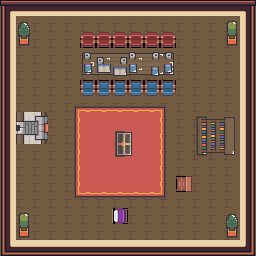

Below is a game level as drawn by its tile map, then a one-line description and the .tmx file that defines it, in full:
An orthogonal 16x16 tile map with 16x16 px tiles, 6 tile layers (Floor, Border, Carpet, Main, ...), 8 tilesets.

<map version="1.9" tiledversion="1.9.2" orientation="orthogonal" renderorder="right-down" width="16" height="16" tilewidth="16" tileheight="16" infinite="0" nextlayerid="9" nextobjectid="17">
 <editorsettings>
  <chunksize width="32" height="32" />
 </editorsettings>
 <tileset firstgid="1" source="../tsx/interior1.tsx" />
 <tileset firstgid="145" source="../tsx/tableObjects_.tsx" />
 <tileset firstgid="285" source="../tsx/Furniture.tsx" />
 <tileset firstgid="317" source="../tsx/interiorObjects_.tsx" />
 <tileset firstgid="545" source="../tsx/GUI.tsx" />
 <tileset firstgid="773" source="../tsx/interior1.tsx" />
 <tileset firstgid="917" source="../tsx/interiorObjects_.tsx" />
 <tileset firstgid="1145" source="../tsx/tableObjects_.tsx" />
 <layer id="1" name="Floor" width="16" height="16">
  <data encoding="csv">
875,875,875,875,875,875,875,875,875,875,875,875,875,875,875,875,
875,875,875,875,875,875,875,875,875,875,875,875,875,875,875,875,
875,875,875,875,875,875,875,875,875,875,875,875,875,875,875,875,
875,875,875,875,875,875,875,875,875,875,875,875,875,875,875,875,
875,875,875,875,875,875,875,875,875,875,875,875,875,875,875,875,
875,875,875,875,875,875,875,875,875,875,875,875,875,875,875,875,
875,875,875,875,875,875,875,875,875,875,875,875,875,875,875,875,
875,875,875,875,875,102,102,102,875,875,875,875,875,875,875,875,
875,875,875,875,875,875,875,875,875,875,875,875,875,875,875,875,
875,875,875,875,875,875,875,875,875,875,875,875,875,875,875,875,
875,875,875,875,875,875,875,875,875,875,875,875,875,875,875,875,
875,875,875,875,875,875,875,875,875,875,875,875,875,875,875,875,
875,875,875,875,875,875,875,875,875,875,875,875,875,875,875,875,
875,875,875,875,875,875,875,875,875,875,875,875,875,875,875,875,
875,875,875,875,875,875,875,875,875,875,875,875,875,875,875,875,
875,875,875,875,875,875,875,875,875,875,875,875,875,875,875,875
</data>
 </layer>
 <layer id="6" name="Border" width="16" height="16">
  <data encoding="csv">
744,745,745,745,745,747,745,745,745,745,745,745,745,745,745,748,
756,0,0,0,0,0,0,0,0,0,0,0,0,0,0,760,
756,0,0,0,0,0,0,0,0,0,0,0,0,0,0,760,
756,0,0,0,0,0,0,0,0,0,0,0,0,0,0,760,
756,0,0,0,0,0,0,0,0,0,0,0,0,0,0,760,
756,0,0,0,0,0,0,0,0,0,0,0,0,0,0,760,
756,0,0,0,0,0,0,0,0,0,0,0,0,0,0,760,
756,0,0,0,0,0,0,0,0,0,0,0,0,0,0,760,
756,0,0,0,0,0,0,0,0,0,0,0,0,0,0,760,
756,0,0,0,0,0,0,0,0,0,0,0,0,0,0,760,
756,0,0,0,0,0,0,0,0,0,0,0,0,0,0,760,
756,0,0,0,0,0,0,0,0,0,0,0,0,0,0,760,
756,0,0,0,0,0,0,0,0,0,0,0,0,0,0,760,
756,0,0,0,0,0,0,0,0,0,0,0,0,0,0,760,
756,0,0,0,0,0,0,0,0,0,0,0,0,0,0,760,
768,771,771,771,771,771,771,771,771,771,771,771,771,771,771,772
</data>
 </layer>
 <layer id="5" name="Carpet" width="16" height="16">
  <data encoding="csv">
0,0,0,0,0,0,0,0,0,0,0,0,0,0,0,0,
0,0,0,0,0,0,0,0,0,0,0,0,0,0,0,0,
0,0,0,0,0,0,0,0,0,0,0,0,0,0,0,0,
0,0,0,0,0,0,0,0,0,0,0,0,0,0,0,0,
0,0,0,0,0,0,0,0,0,0,0,0,0,0,0,0,
0,0,0,0,0,0,0,0,0,0,0,0,0,0,0,0,
0,0,0,0,956,957,957,957,957,957,958,0,0,0,0,0,
0,0,0,0,975,976,976,976,976,976,977,0,0,0,0,0,
0,0,0,0,975,976,976,976,976,976,977,0,0,0,0,0,
0,0,0,0,975,976,976,976,976,976,977,0,0,0,0,0,
0,0,0,0,975,976,976,976,976,976,977,0,0,0,0,0,
0,0,0,0,975,976,976,976,976,976,977,0,0,0,0,0,
0,0,0,0,994,995,995,995,995,995,996,0,0,0,0,0,
0,0,0,0,0,0,0,0,0,0,0,0,0,0,0,0,
0,0,0,0,0,0,0,0,0,0,0,0,0,0,0,0,
0,0,0,0,0,0,0,0,0,0,0,0,0,0,0,0
</data>
 </layer>
 <layer id="4" name="Main" width="16" height="16">
  <data encoding="csv">
0,0,0,0,0,0,0,0,0,0,0,0,0,0,0,0,
0,0,0,0,0,0,0,0,0,0,0,0,0,0,0,0,
0,0,0,0,0,0,0,0,0,0,0,0,0,0,0,0,
0,0,0,0,0,0,0,0,0,0,0,0,0,0,0,0,
0,0,0,0,0,0,0,0,0,0,0,0,0,0,0,0,
0,0,0,0,0,0,0,0,0,0,0,0,0,0,0,0,
0,0,0,0,0,0,0,0,0,0,0,0,0,0,0,0,
0,0,0,0,0,0,0,0,0,0,0,0,0,0,0,0,
0,0,0,0,0,0,0,0,0,0,0,0,0,0,0,0,
0,0,0,0,0,0,0,0,0,0,0,0,0,0,0,0,
0,0,0,0,0,0,0,0,0,0,0,0,0,0,0,0,
0,0,0,0,0,0,0,0,0,0,0,0,0,0,0,0,
0,0,0,0,0,0,0,0,0,0,0,0,0,0,0,0,
0,0,0,0,0,0,0,0,0,0,0,0,0,0,0,0,
0,0,0,0,0,0,0,0,0,0,0,0,0,0,0,0,
0,0,0,0,0,0,0,0,0,0,0,0,0,0,0,0
</data>
 </layer>
 <layer id="2" name="Decor" width="16" height="16">
  <data encoding="csv">
0,0,0,0,0,0,0,0,0,0,0,0,0,0,0,0,
0,1060,0,0,0,0,0,0,0,0,0,0,0,0,1056,0,
0,1079,0,0,0,303,303,303,303,303,303,0,0,0,1075,0,
0,0,0,0,0,1166,1167,1168,1169,1170,1171,0,0,0,0,0,
0,0,0,0,0,1073743082,1073743083,1073743084,1073743085,1073743086,1073743087,0,0,0,0,0,
0,0,0,0,0,1073742126,1073742126,1073742126,1073742126,1073742126,1073742126,0,0,0,0,0,
0,0,0,0,0,0,0,0,0,0,0,0,0,0,0,0,
0,1610613537,1610613553,0,0,0,0,0,0,0,0,0,2684355625,2684355606,2684355587,0,
0,1610613536,1610613552,0,0,0,0,0,0,0,0,0,2684355626,2684355607,2684355588,0,
0,0,0,0,0,0,0,0,0,0,0,0,2684355627,2684355608,2684355589,0,
0,0,0,0,0,0,0,0,0,0,0,0,0,0,0,0,
0,0,0,0,0,0,0,0,0,0,0,2684354854,0,0,0,0,
0,0,0,0,0,0,0,0,0,0,0,0,0,0,0,0,
0,1056,0,0,0,0,0,1610613023,0,0,0,0,0,0,1060,0,
0,1075,0,0,0,0,0,0,0,0,0,0,0,0,1079,0,
0,0,0,0,0,0,0,0,0,0,0,0,0,0,0,0
</data>
 </layer>
 <layer id="8" name="Treasure chest" width="16" height="16">
  <data encoding="csv">
0,0,0,0,0,0,0,0,0,0,0,0,0,0,0,0,
0,0,0,0,0,0,0,0,0,0,0,0,0,0,0,0,
0,0,0,0,0,0,0,0,0,0,0,0,0,0,0,0,
0,0,0,0,0,0,0,0,0,0,0,0,0,0,0,0,
0,0,0,0,0,0,0,0,0,0,0,0,0,0,0,0,
0,0,0,0,0,0,0,0,0,0,0,0,0,0,0,0,
0,0,0,0,0,0,0,0,0,0,0,0,0,0,0,0,
0,0,0,0,0,0,0,0,0,0,0,0,0,0,0,0,
0,0,0,0,0,0,0,2684355675,2684355656,0,0,0,0,0,0,0,
0,0,0,0,0,0,0,2684355676,2684355657,0,0,0,0,0,0,0,
0,0,0,0,0,0,0,0,0,0,0,0,0,0,0,0,
0,0,0,0,0,0,0,0,0,0,0,0,0,0,0,0,
0,0,0,0,0,0,0,0,0,0,0,0,0,0,0,0,
0,0,0,0,0,0,0,0,0,0,0,0,0,0,0,0,
0,0,0,0,0,0,0,0,0,0,0,0,0,0,0,0,
0,0,0,0,0,0,0,0,0,0,0,0,0,0,0,0
</data>
 </layer>
</map>
